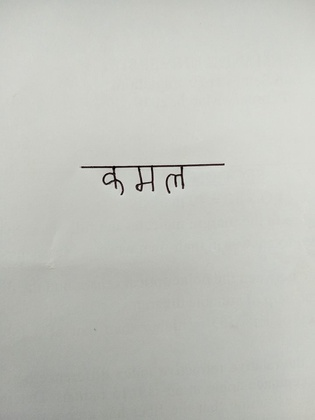
%> input picture kamal.jpg, 315 x 420 px, shrunk from 720 x 960 before the run
$ octave mainsegmentation.m   (GNU Octave 9; MATLAB toolbox functions it lacks are replaced by stand-ins)
%> lines starting %> are read from the running program, lines starting %| are printed output that depends on the picture; in (x1, y1, x2, y2) boxes, pixels count from 0 and x2, y2 are one past the last pixel; in counts of white or black regions, pixels touching at a corner belong together; the program's own positions count from 1
### grayscale.m
function [gray] = grayscale(image)
gray = 0.2989*image(:,:,1)+0.587*image(:,:,2)+0.114*image(:,:,3);
end

### resize.m
function [resized_image] = resize(image)

[r , c] = size(image);
i = 1;
j = 1;

%resizing the image to the pixel 250*250
k = floor(r/255);
l = floor(c/255);

resized_image = zeros( 255, 255);

for x = 1:k:r
    for y = 1:l:c
        resized_image(i,j) = image(x,y);
        j = j+1;
    end
    i = i+1;
    j = 1;
end

### makebinary.m
function [binary] = makebinary(image)

[r,c] = size(image);
binary = zeros(r , c);

for i = 1:r
    for j = 1:c
        if image(i,j) > 115
            binary(i,j) = 1;
        end
    end
end
end

### linesegment.m
function [im] = linesegment(image)
im = image;
[r,c] = size(im);
z(1:c) = 0;

for i = 1:c
    for j = 1:r
        if im(j,i) == 1
            z(i) = z(i)+1;
        end
    end
end

for i = 1:c
    if z(i) <= 1
        im(1:r,i) = 0;
    end
end

### charsegment.m
function [iron, N] = charsegment(image)
[r , c] = size(image);
image = [zeros(r,1), image , zeros(r,1)];
[r , c] = size(image);
z(1:c) = 0;

for i = 1:c
    for j = 1:r
        if image(j,i) == 1
            z(i) = z(i) + 1;
        end
    end
end

for i = 1:c
    if z(i) > 0
        z(i) = 1;
    end
end
N = sum(diff(z)>0); %number of characters

terp = diff(z);
terp = terp*-1;
terp = [terp 0];

if N ~=0
mat(r,50,N) = 0;
m = 1;

    for j = 1:c
        if terp(j) <0
            var = j+1;
                for ir2 = 1:r
                    mat(ir2,var,m) = image(ir2,var);
                end
            i = j+1;
            if j == c-1
                break;
            end
            while terp(i) ~= 1
            if terp(i) == 0


            end
            i = i+1;
            end
            for ir = var:i
                for cap = 1:r
                    mat(cap,ir,m) = image(cap,ir);
                end
            end
            m = m+1;
        end
    end
end

for i =1:N-1
    mat(:,:,i+1) = circshift(mat(:,:,i+1),[0 , -i*20]);
end
iron = mat;
end

### mainsegmentation.m
close all;
clear all;
clc;

v = imread('kamal.jpg');
%> v is the input picture: size 420x315x3 uint8; mean R, G, B 193.5, 195.1, 188.9

gray = grayscale(v);
%figure(), imshow(gray); %gray is grayscaled image.

R1 = resize(gray);
%> after the loop in resize, `for x = 1:k:r`: i = 421
%figure(),imshow(R1/255);    %R1 is resized image.

B = makebinary(R1);
%> after the loop in makebinary, `for i = 1:r`:
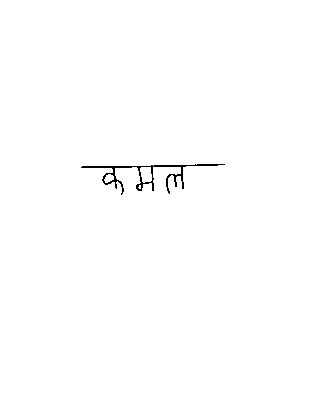
%> binary: size 420x315 double; values 0 (black) and 1 (white), 99.5% white; black in thin lines or dots, all inside (x1, y1, x2, y2) = (81, 164, 225, 195)
%figure(), imshow(B);    %B is binarised image.

R2 = imcomplement(B);
%figure(), imshow(R2);

R2 = bwmorph(R2,'thin',inf);
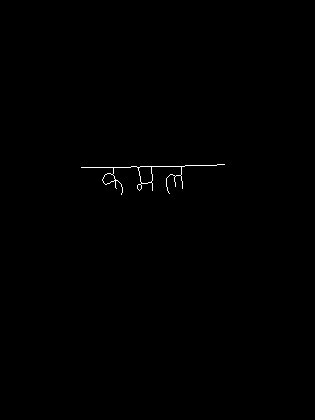
%> R2: size 420x315 logical; 0.25% white in thin lines or dots, all inside (x1, y1, x2, y2) = (81, 164, 225, 195)
%figure(), imshow(R2);
R3 = linesegment(R2);
%> after the loop in linesegment, `for i = 1:c`: z = 315 values, max 16 at index 153, min 0 at index 1, mean 1.05
%> after the loop in linesegment, `for i = 1:c`: im: size 420x315 logical; 0.18% white in thin lines or dots, all inside (x1, y1, x2, y2) = (102, 166, 183, 195)
figure(), imshow(R3);

[R4 ,N] = charsegment(R3);
%> in charsegment, `image = [zeros(r,1), image , zeros(r,1)];`:
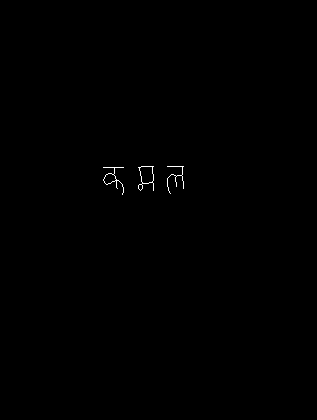
%> image: size 420x317 double; values 0 (black) and 1 (white), 0.18% white in thin lines or dots, all inside (x1, y1, x2, y2) = (103, 166, 184, 195)
%> after the loop in charsegment, `for i = 1:c`: z = 317 values, max 16 at index 154, min 0 at index 1, mean 0.76
%> after the loop in charsegment, `for i = 1:c`: z = 317 values, max 1 at index 104, min 0 at index 1, mean 0.17
%> in charsegment, `N = sum(diff(z)>0);`: N = 3
%> in charsegment, `terp = diff(z);`: terp = 316 values, max 1 at index 103, min -1 at index 124, mean 0
%> in charsegment, `terp = terp*-1;`: terp = 316 values, max 1 at index 124, min -1 at index 103, mean 0
%> in charsegment, `terp = [terp 0];`: terp = 317 values, max 1 at index 124, min -1 at index 103, mean 0
%> in charsegment, `mat(r,50,N) = 0;`: mat: size 420x50x3 double; every value is 0
%> after the loop in charsegment, `for j = 1:c`:
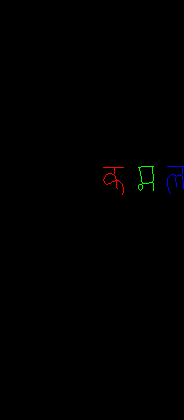
%> mat: size 420x184x3 double; mean R, G, B 0.00109, 0.00102, 0.00101
%> after the loop in charsegment, `for j = 1:c`: i = 184; m = 4; var = 168
%> the loop in charsegment, `for i =1:N-1` made 2 passes
%> after the loop in charsegment, `for i =1:N-1`:
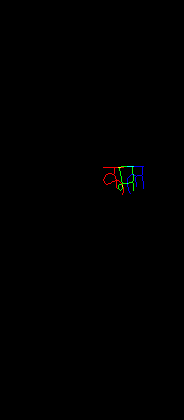
%> mat: size 420x184x3 double; 0.39% of pixels changed, all inside (x1, y1, x2, y2) = (118, 166, 184, 194)
%> N = 3
for i = 1:N
    figure(), imshow(R4(:,:,i));
end
%> this loop made 3 passes
%> pass 1, `imshow(R4(:,:,i))`:
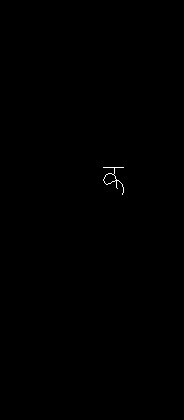
%> displayed picture: size 420x184, on the screen's scale of 0 to 255; 0.11% white in thin lines or dots, all inside (x1, y1, x2, y2) = (103, 167, 124, 195)
%> pass 2, `imshow(R4(:,:,i))`:
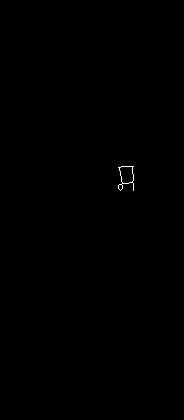
%> displayed picture: size 420x184, on the screen's scale of 0 to 255; 0.1% white in thin lines or dots, all inside (x1, y1, x2, y2) = (118, 166, 134, 191)
